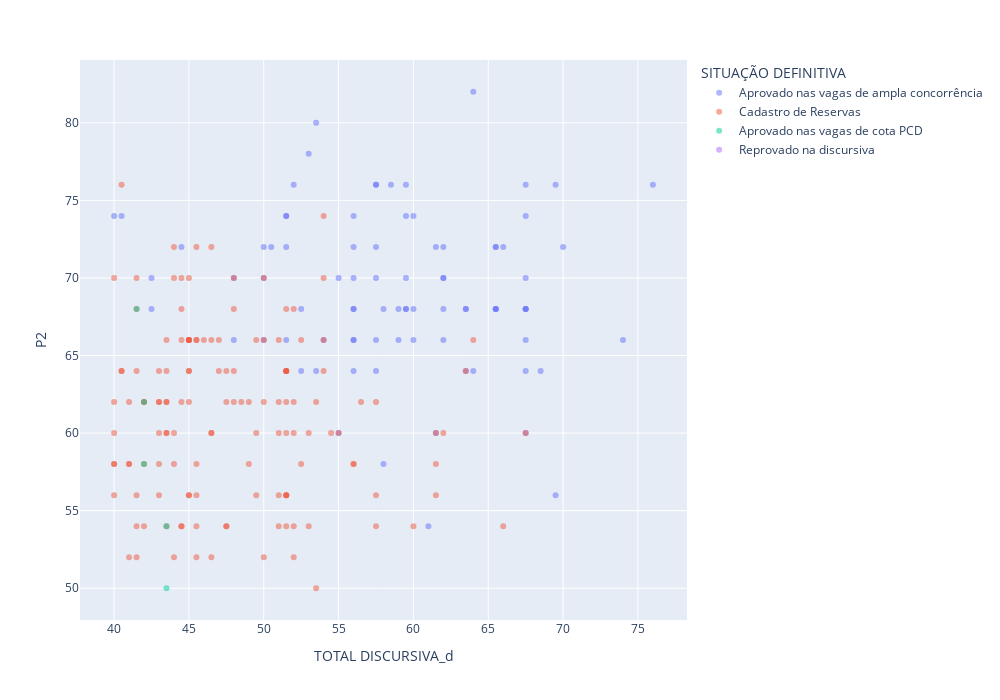

Here is the notebook cell this chart was saved with:
### Code cell
import matplotlib.pyplot as plt
import plotly.express as px

v1 = 'TOTAL DISCURSIVA_d'
v2 = 'P2'
# Plotar o gráfico de dispersão
# plt.scatter(resultado_definitivo_ordenado[v1], resultado_definitivo_ordenado[v2])

fig = px.scatter(resultado_definitivo_ordenado, x=v1, y=v2, color='SITUAÇÃO DEFINITIVA', opacity=0.5)

fig.update_layout(width=1000, height=700)

fig.show()

### Figure 1 — Plotly figure (JSON) as saved in the notebook; plotly's stock layout.template omitted (floating-point values rounded to 4 significant figures; data arrays with more than 128 entries replaced by an {"elided": "..."} marker saying what was removed)
{"data": [{"hovertemplate": "SITUAÇÃO DEFINITIVA=Aprovado nas vagas de ampla concorrência<br>TOTAL DISCURSIVA_d=%{x}<br>P2=%{y}<extra></extra>", "legendgroup": "Aprovado nas vagas de ampla concorrência", "marker": {"color": "#636efa", "opacity": 0.5, "symbol": "circle"}, "mode": "markers", "name": "Aprovado nas vagas de ampla concorrência", "orientation": "v", "showlegend": true, "type": "scatter", "x": [64, 67.5, 65.5, 76, 65.5, 74, 70, 60, 67.5, 65.5, 67.5, 59.5, 53, 57.5, 62, 57.5, 66, 58.5, 61.5, 57.5, 56, 69.5, 67.5, 67.5, 59.5, 53.5, 67.5, 57.5, 62, 63.5, 62, 56, 65.5, 59.5, 58, 57.5, 62, 52, 40, 68.5, 67.5, 63.5, 59.5, 51.5, 59.5, 65.5, 57.5, 52.5, 62, 59, 56, 56, 55, 67.5, 40.5, 50, 50, 48, 69.5, 51.5, 44.5, 64, 56, 54, 51.5, 42.5, 58, 56, 67.5, 50.5, 42.5, 59, 55, 63.5, 61.5, 60, 48, 52.5, 51.5, 50, 53.5, 60, 56, 61, 56], "xaxis": "x", "y": [82, 76, 72, 76, 72, 66, 72, 74, 70, 68, 68, 76, 78, 76, 68, 72, 72, 76, 72, 70, 74, 76, 68, 64, 70, 80, 66, 76, 70, 68, 66, 64, 68, 74, 68, 64, 70, 76, 74, 64, 74, 64, 68, 74, 68, 68, 66, 68, 72, 66, 70, 66, 60, 68, 74, 72, 66, 70, 56, 72, 72, 64, 68, 66, 74, 70, 58, 68, 60, 72, 68, 68, 70, 68, 60, 66, 66, 64, 66, 70, 64, 68, 72, 54, 66], "yaxis": "y"}, {"hovertemplate": "SITUAÇÃO DEFINITIVA=Cadastro de Reservas<br>TOTAL DISCURSIVA_d=%{x}<br>P2=%{y}<extra></extra>", "legendgroup": "Cadastro de Reservas", "marker": {"color": "#EF553B", "opacity": 0.5, "symbol": "circle"}, "mode": "markers", "name": "Cadastro de Reservas", "orientation": "v", "showlegend": true, "type": "scatter", "x": {"elided": "138 float values"}, "xaxis": "x", "y": {"elided": "138 int values"}, "yaxis": "y"}, {"hovertemplate": "SITUAÇÃO DEFINITIVA=Aprovado nas vagas de cota PCD<br>TOTAL DISCURSIVA_d=%{x}<br>P2=%{y}<extra></extra>", "legendgroup": "Aprovado nas vagas de cota PCD", "marker": {"color": "#00cc96", "opacity": 0.5, "symbol": "circle"}, "mode": "markers", "name": "Aprovado nas vagas de cota PCD", "orientation": "v", "showlegend": true, "type": "scatter", "x": [41.5, 42, 42, 43.5, 43.5], "xaxis": "x", "y": [68, 58, 62, 54, 50], "yaxis": "y"}, {"hovertemplate": "SITUAÇÃO DEFINITIVA=Reprovado na discursiva<br>TOTAL DISCURSIVA_d=%{x}<br>P2=%{y}<extra></extra>", "legendgroup": "Reprovado na discursiva", "marker": {"color": "#ab63fa", "opacity": 0.5, "symbol": "circle"}, "mode": "markers", "name": "Reprovado na discursiva", "orientation": "v", "showlegend": true, "type": "scatter", "x": {"elided": "400 null values"}, "xaxis": "x", "y": {"elided": "400 int values"}, "yaxis": "y"}], "layout": {"height": 700, "legend": {"title": {"text": "SITUAÇÃO DEFINITIVA"}, "tracegroupgap": 0}, "margin": {"t": 60}, "width": 1000, "xaxis": {"anchor": "y", "domain": [0, 1], "title": {"text": "TOTAL DISCURSIVA_d"}}, "yaxis": {"anchor": "x", "domain": [0, 1], "title": {"text": "P2"}}}}
